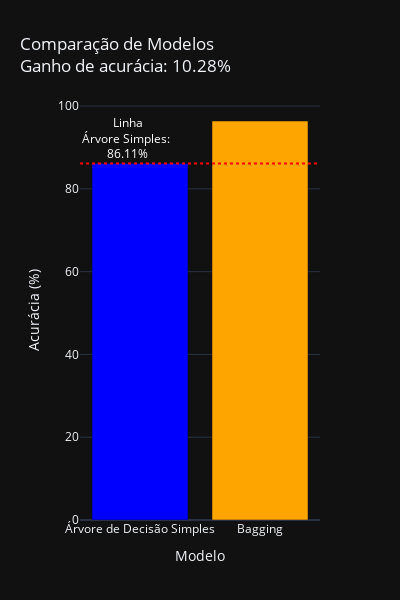

Notebook source saved alongside this figure:
### Markdown cell above
### O resultado final do Bagging é uma melhoria significativa na precisão do modelo em comparação com a árvore de decisão simples, demonstrando a eficácia do Bagging na redução do overfitting e na melhoria da generalização do modelo.

### Code cell
a = modelo.score(X_test, y_test)*100
b = df_previsao["acerto"].mean()*100
c = np.abs(b - a)
print(f'Acurácia Árvore Simples: {a:.2f}%\nAcurácia Bagging: {b:.2f}%\nGanho de acurácia: {c:.2f}%')

fig = px.bar(
    x=['Árvore de Decisão Simples', 'Bagging'],
    y=[a, b],
    title=f'Comparação de Modelos<br>Ganho de acurácia: {c:.2f}%',
    labels={'x': 'Modelo', 'y': 'Acurácia (%)'},
    template='plotly_dark'
)
fig.add_hline(
    y=a,
    line_dash='dot',
    line_color='red',
    annotation_text=f'Linha<br>Árvore Simples: <br>{a:.2f}%', # <br> para quebra de linha
    annotation_position='top left',
    annotation_font_color='white'
)
fig.update_traces(marker_color=['blue', 'orange'])
fig.update_layout(width=400, height=600)
fig.show()

### Figure 1 — Plotly figure (JSON) as saved in the notebook; plotly's stock layout.template omitted (floating-point values rounded to 4 significant figures)
{"data": [{"hovertemplate": "Modelo=%{x}<br>Acurácia (%)=%{y}<extra></extra>", "legendgroup": "", "marker": {"color": ["blue", "orange"], "pattern": {"shape": ""}}, "name": "", "orientation": "v", "showlegend": false, "textposition": "auto", "type": "bar", "x": ["Árvore de Decisão Simples", "Bagging"], "xaxis": "x", "y": [86.11, 96.39], "yaxis": "y"}], "layout": {"annotations": [{"font": {"color": "white"}, "showarrow": false, "text": "Linha<br>Árvore Simples: <br>86.11%", "x": 0, "xanchor": "left", "xref": "x domain", "y": 86.11, "yanchor": "bottom", "yref": "y"}], "barmode": "relative", "height": 600, "legend": {"tracegroupgap": 0}, "shapes": [{"line": {"color": "red", "dash": "dot"}, "type": "line", "x0": 0, "x1": 1, "xref": "x domain", "y0": 86.11, "y1": 86.11, "yref": "y"}], "title": {"text": "Comparação de Modelos<br>Ganho de acurácia: 10.28%"}, "width": 400, "xaxis": {"anchor": "y", "domain": [0, 1], "title": {"text": "Modelo"}}, "yaxis": {"anchor": "x", "domain": [0, 1], "title": {"text": "Acurácia (%)"}}}}
